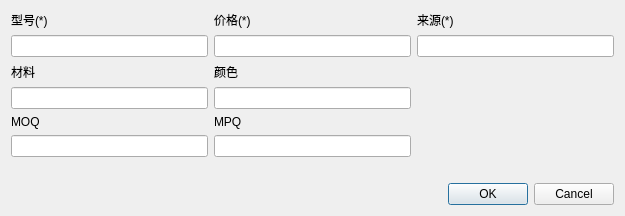
<?xml version="1.0" encoding="UTF-8"?>
<ui version="4.0">
 <class>editProductItemDialog</class>
 <widget class="QDialog" name="editProductItemDialog">
  <property name="geometry">
   <rect>
    <x>0</x>
    <y>0</y>
    <width>625</width>
    <height>215</height>
   </rect>
  </property>
  <property name="windowTitle">
   <string>Dialog</string>
  </property>
  <layout class="QGridLayout" name="gridLayout_2">
   <item row="0" column="0">
    <layout class="QGridLayout" name="gridLayout">
     <item row="5" column="0">
      <widget class="QLabel" name="label_11">
       <property name="text">
        <string>材料</string>
       </property>
      </widget>
     </item>
     <item row="2" column="1">
      <widget class="QLabel" name="label_8">
       <property name="sizePolicy">
        <sizepolicy hsizetype="Preferred" vsizetype="Fixed">
         <horstretch>0</horstretch>
         <verstretch>0</verstretch>
        </sizepolicy>
       </property>
       <property name="text">
        <string>价格(*)</string>
       </property>
      </widget>
     </item>
     <item row="2" column="0">
      <widget class="QLabel" name="label">
       <property name="sizePolicy">
        <sizepolicy hsizetype="Preferred" vsizetype="Fixed">
         <horstretch>0</horstretch>
         <verstretch>0</verstretch>
        </sizepolicy>
       </property>
       <property name="text">
        <string>型号(*)</string>
       </property>
      </widget>
     </item>
     <item row="3" column="2">
      <widget class="QLineEdit" name="lineEdit_source"/>
     </item>
     <item row="7" column="1">
      <widget class="QLabel" name="label_4">
       <property name="text">
        <string>MPQ</string>
       </property>
      </widget>
     </item>
     <item row="6" column="0">
      <widget class="QLineEdit" name="lineEdit_metetial"/>
     </item>
     <item row="6" column="1">
      <widget class="QLineEdit" name="lineEdit_color">
       <property name="sizePolicy">
        <sizepolicy hsizetype="Preferred" vsizetype="Fixed">
         <horstretch>0</horstretch>
         <verstretch>0</verstretch>
        </sizepolicy>
       </property>
      </widget>
     </item>
     <item row="7" column="0">
      <widget class="QLabel" name="label_2">
       <property name="text">
        <string>MOQ</string>
       </property>
      </widget>
     </item>
     <item row="2" column="2">
      <widget class="QLabel" name="label_10">
       <property name="sizePolicy">
        <sizepolicy hsizetype="Preferred" vsizetype="Fixed">
         <horstretch>0</horstretch>
         <verstretch>0</verstretch>
        </sizepolicy>
       </property>
       <property name="text">
        <string>来源(*)</string>
       </property>
      </widget>
     </item>
     <item row="3" column="0">
      <widget class="QLineEdit" name="lineEdit_type">
       <property name="sizePolicy">
        <sizepolicy hsizetype="Preferred" vsizetype="Fixed">
         <horstretch>0</horstretch>
         <verstretch>0</verstretch>
        </sizepolicy>
       </property>
      </widget>
     </item>
     <item row="3" column="1">
      <widget class="QLineEdit" name="lineEdit_price"/>
     </item>
     <item row="5" column="1">
      <widget class="QLabel" name="label_3">
       <property name="sizePolicy">
        <sizepolicy hsizetype="Preferred" vsizetype="Fixed">
         <horstretch>0</horstretch>
         <verstretch>0</verstretch>
        </sizepolicy>
       </property>
       <property name="text">
        <string>颜色</string>
       </property>
      </widget>
     </item>
     <item row="9" column="0">
      <widget class="QLabel" name="label_showimg">
       <property name="text">
        <string/>
       </property>
      </widget>
     </item>
     <item row="8" column="0">
      <widget class="QLineEdit" name="lineEdit_MOQ"/>
     </item>
     <item row="8" column="1">
      <widget class="QLineEdit" name="lineEdit_MPQ"/>
     </item>
    </layout>
   </item>
   <item row="1" column="0">
    <widget class="QDialogButtonBox" name="buttonBox">
     <property name="orientation">
      <enum>Qt::Horizontal</enum>
     </property>
     <property name="standardButtons">
      <set>QDialogButtonBox::Cancel|QDialogButtonBox::Ok</set>
     </property>
    </widget>
   </item>
  </layout>
 </widget>
 <resources/>
 <connections>
  <connection>
   <sender>buttonBox</sender>
   <signal>accepted()</signal>
   <receiver>editProductItemDialog</receiver>
   <slot>accept()</slot>
   <hints>
    <hint type="sourcelabel">
     <x>248</x>
     <y>254</y>
    </hint>
    <hint type="destinationlabel">
     <x>157</x>
     <y>274</y>
    </hint>
   </hints>
  </connection>
  <connection>
   <sender>buttonBox</sender>
   <signal>rejected()</signal>
   <receiver>editProductItemDialog</receiver>
   <slot>reject()</slot>
   <hints>
    <hint type="sourcelabel">
     <x>316</x>
     <y>260</y>
    </hint>
    <hint type="destinationlabel">
     <x>286</x>
     <y>274</y>
    </hint>
   </hints>
  </connection>
 </connections>
</ui>
